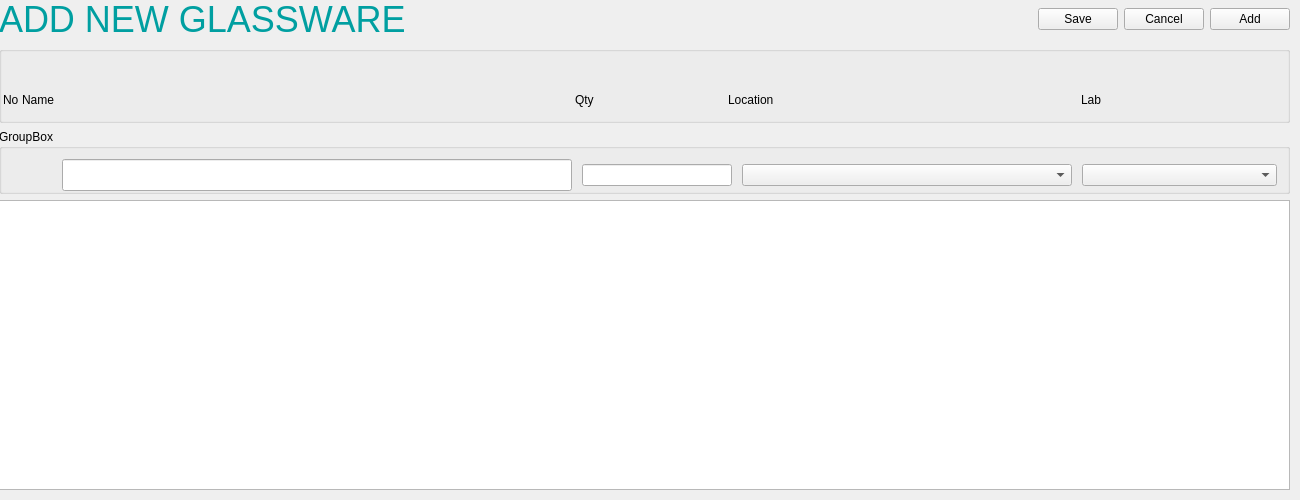
                <widget class="QWidget" name="add_entry_page">
                 <widget class="QWidget" name="verticalLayoutWidget_5">
                  <property name="geometry">
                   <rect>
                    <x>-1</x>
                    <y>-1</y>
                    <width>1291</width>
                    <height>491</height>
                   </rect>
                  </property>
                  <layout class="QVBoxLayout" name="verticalLayout_11">
                   <item>
                    <layout class="QHBoxLayout" name="horizontalLayout_12">
                     <item>
                      <widget class="QLabel" name="add_entry_label">
                       <property name="font">
                        <font>
                         <pointsize>27</pointsize>
                         <fontweight>Light</fontweight>
                        </font>
                       </property>
                       <property name="styleSheet">
                        <string notr="true">color: rgb(0, 159, 161)</string>
                       </property>
                       <property name="text">
                        <string>ADD NEW GLASSWARE</string>
                       </property>
                      </widget>
                     </item>
                     <item>
                      <spacer name="horizontalSpacer_4">
                       <property name="orientation">
                        <enum>Qt::Orientation::Horizontal</enum>
                       </property>
                       <property name="sizeHint" stdset="0">
                        <size>
                         <width>40</width>
                         <height>20</height>
                        </size>
                       </property>
                      </spacer>
                     </item>
                     <item>
                      <widget class="QPushButton" name="add_entry_save_button">
                       <property name="cursor">
                        <cursorShape>PointingHandCursor</cursorShape>
                       </property>
                       <property name="text">
                        <string>Save</string>
                       </property>
                      </widget>
                     </item>
                     <item>
                      <widget class="QPushButton" name="add_entry_cancel_button">
                       <property name="cursor">
                        <cursorShape>PointingHandCursor</cursorShape>
                       </property>
                       <property name="text">
                        <string>Cancel</string>
                       </property>
                      </widget>
                     </item>
                     <item>
                      <widget class="QPushButton" name="add_entry_add_button">
                       <property name="cursor">
                        <cursorShape>PointingHandCursor</cursorShape>
                       </property>
                       <property name="text">
                        <string>Add</string>
                       </property>
                      </widget>
                     </item>
                    </layout>
                   </item>
                   <item>
                    <widget class="QGroupBox" name="add_entry_table_header">
                     <property name="title">
                      <string/>
                     </property>
                     <layout class="QHBoxLayout" name="horizontalLayout_15">
                      <property name="spacing">
                       <number>2</number>
                      </property>
                      <property name="leftMargin">
                       <number>0</number>
                      </property>
                      <property name="topMargin">
                       <number>28</number>
                      </property>
                      <property name="rightMargin">
                       <number>0</number>
                      </property>
                      <property name="bottomMargin">
                       <number>0</number>
                      </property>
                      <item>
                       <widget class="QLabel" name="label_13">
                        <property name="sizePolicy">
                         <sizepolicy hsizetype="Fixed" vsizetype="Preferred">
                          <horstretch>0</horstretch>
                          <verstretch>0</verstretch>
                         </sizepolicy>
                        </property>
                        <property name="text">
                         <string>No</string>
                        </property>
                       </widget>
                      </item>
                      <item>
                       <widget class="QLabel" name="label_12">
                        <property name="maximumSize">
                         <size>
                          <width>550</width>
                          <height>16777215</height>
                         </size>
                        </property>
                        <property name="text">
                         <string>Name</string>
                        </property>
                       </widget>
                      </item>
                      <item>
                       <widget class="QLabel" name="qty_label">
                        <property name="sizePolicy">
                         <sizepolicy hsizetype="Preferred" vsizetype="Preferred">
                          <horstretch>0</horstretch>
                          <verstretch>0</verstretch>
                         </sizepolicy>
                        </property>
                        <property name="minimumSize">
                         <size>
                          <width>0</width>
                          <height>40</height>
                         </size>
                        </property>
                        <property name="maximumSize">
                         <size>
                          <width>150</width>
                          <height>16777215</height>
                         </size>
                        </property>
                        <property name="text">
                         <string>Qty</string>
                        </property>
                       </widget>
                      </item>
                      <item>
                       <widget class="QLabel" name="label_10">
                        <property name="minimumSize">
                         <size>
                          <width>0</width>
                          <height>40</height>
                         </size>
                        </property>
                        <property name="maximumSize">
                         <size>
                          <width>350</width>
                          <height>16777215</height>
                         </size>
                        </property>
                        <property name="text">
                         <string>Location</string>
                        </property>
                       </widget>
                      </item>
                      <item>
                       <widget class="QLabel" name="label_9">
                        <property name="sizePolicy">
                         <sizepolicy hsizetype="Fixed" vsizetype="Preferred">
                          <horstretch>0</horstretch>
                          <verstretch>0</verstretch>
                         </sizepolicy>
                        </property>
                        <property name="minimumSize">
                         <size>
                          <width>200</width>
                          <height>40</height>
                         </size>
                        </property>
                        <property name="text">
                         <string>Lab</string>
                        </property>
                       </widget>
                      </item>
                     </layout>
                    </widget>
                   </item>
                   <item>
                    <layout class="QVBoxLayout" name="verticalLayout_12">
                     <item>
                      <widget class="QGroupBox" name="add_entry_inputs">
                       <property name="minimumSize">
                        <size>
                         <width>0</width>
                         <height>40</height>
                        </size>
                       </property>
                       <property name="title">
                        <string>GroupBox</string>
                       </property>
                       <layout class="QHBoxLayout" name="horizontalLayout_13">
                        <property name="spacing">
                         <number>10</number>
                        </property>
                        <property name="leftMargin">
                         <number>0</number>
                        </property>
                        <property name="topMargin">
                         <number>10</number>
                        </property>
                        <property name="rightMargin">
                         <number>10</number>
                        </property>
                        <property name="bottomMargin">
                         <number>0</number>
                        </property>
                        <item>
                         <spacer name="horizontalSpacer_5">
                          <property name="orientation">
                           <enum>Qt::Orientation::Horizontal</enum>
                          </property>
                          <property name="sizeType">
                           <enum>QSizePolicy::Policy::Fixed</enum>
                          </property>
                          <property name="sizeHint" stdset="0">
                           <size>
                            <width>60</width>
                            <height>20</height>
                           </size>
                          </property>
                         </spacer>
                        </item>
                        <item>
                         <widget class="QLineEdit" name="item_name_input">
                          <property name="sizePolicy">
                           <sizepolicy hsizetype="Fixed" vsizetype="Fixed">
                            <horstretch>0</horstretch>
                            <verstretch>0</verstretch>
                           </sizepolicy>
                          </property>
                          <property name="minimumSize">
                           <size>
                            <width>510</width>
                            <height>0</height>
                           </size>
                          </property>
                          <property name="maximumSize">
                           <size>
                            <width>500</width>
                            <height>16777215</height>
                           </size>
                          </property>
                          <property name="font">
                           <font>
                            <pointsize>15</pointsize>
                           </font>
                          </property>
                         </widget>
                        </item>
                        <item>
                         <widget class="QLineEdit" name="item_qty_input">
                          <property name="sizePolicy">
                           <sizepolicy hsizetype="Fixed" vsizetype="Fixed">
                            <horstretch>0</horstretch>
                            <verstretch>0</verstretch>
                           </sizepolicy>
                          </property>
                          <property name="minimumSize">
                           <size>
                            <width>140</width>
                            <height>0</height>
                           </size>
                          </property>
                          <property name="maximumSize">
                           <size>
                            <width>150</width>
                            <height>16777215</height>
                           </size>
                          </property>
                          <property name="inputMethodHints">
                           <set>Qt::InputMethodHint::ImhDigitsOnly|Qt::InputMethodHint::ImhPreferNumbers</set>
                          </property>
                         </widget>
                        </item>
                        <item>
                         <widget class="QComboBox" name="item_location_input">
                          <property name="minimumSize">
                           <size>
                            <width>330</width>
                            <height>0</height>
                           </size>
                          </property>
                          <property name="maximumSize">
                           <size>
                            <width>350</width>
                            <height>16777215</height>
                           </size>
                          </property>
                         </widget>
                        </item>
                        <item>
                         <widget class="QComboBox" name="item_lab_input">
                          <property name="maximumSize">
                           <size>
                            <width>200</width>
                            <height>16777215</height>
                           </size>
                          </property>
                         </widget>
                        </item>
                       </layout>
                      </widget>
                     </item>
                     <item>
                      <widget class="QListWidget" name="add_entry_list"/>
                     </item>
                    </layout>
                   </item>
                  </layout>
                 </widget>
                </widget>
